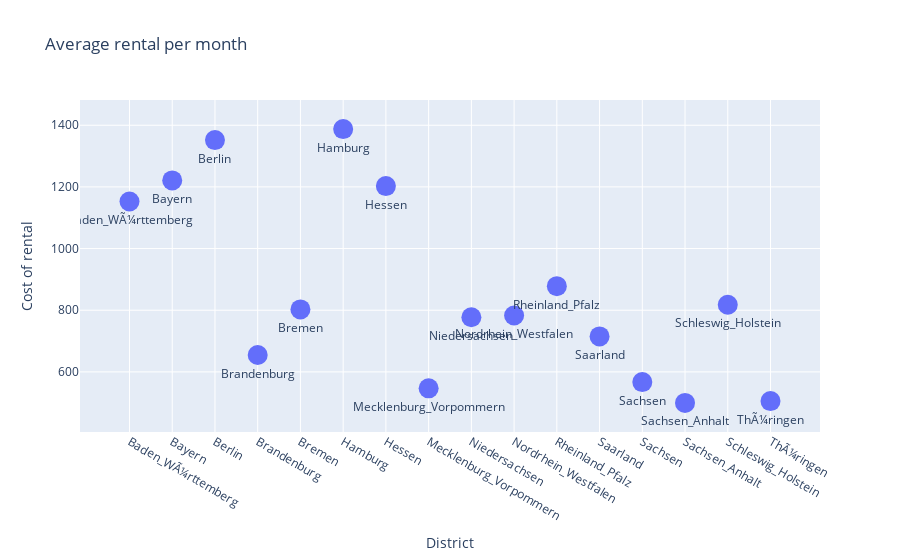

The notebook cell this image was saved under:
### Markdown cell above
- Berlin has the highest totalRent amount, followed by Hamburg and Bayern

### Code cell
plotter = df.groupby('geo_bln')['totalRent'].agg(['mean'])
plotter.columns = ["mean"]
plotter['geo_bln'] = plotter.index

data = [
    {
        'x': plotter['geo_bln'],
        'y': plotter['mean'],
        'mode': 'markers+text',
        'text' : plotter['geo_bln'],
        'textposition' : 'bottom center',
        'marker': {  
            'size': 20,
        }
    }
]

layout = go.Layout(title="Average rental per month", 
                   xaxis=dict(title='District'),
                   yaxis=dict(title='Cost of rental')
                  )
fig = go.Figure(data = data, layout = layout)
iplot(fig, filename='scatter0')

### Figure 1 — Plotly figure (JSON) as saved in the notebook; plotly's stock layout.template omitted (floating-point values rounded to 4 significant figures)
{"data": [{"marker": {"size": 20}, "mode": "markers+text", "text": ["Baden_WÃ¼rttemberg", "Bayern", "Berlin", "Brandenburg", "Bremen", "Hamburg", "Hessen", "Mecklenburg_Vorpommern", "Niedersachsen", "Nordrhein_Westfalen", "Rheinland_Pfalz", "Saarland", "Sachsen", "Sachsen_Anhalt", "Schleswig_Holstein", "ThÃ¼ringen"], "textposition": "bottom center", "type": "scatter", "x": ["Baden_WÃ¼rttemberg", "Bayern", "Berlin", "Brandenburg", "Bremen", "Hamburg", "Hessen", "Mecklenburg_Vorpommern", "Niedersachsen", "Nordrhein_Westfalen", "Rheinland_Pfalz", "Saarland", "Sachsen", "Sachsen_Anhalt", "Schleswig_Holstein", "ThÃ¼ringen"], "y": [1153.0, 1221.0, 1352.0, 654.7, 802.6, 1387.0, 1203.0, 546.6, 777.1, 782.7, 878.2, 715.2, 566.9, 499.4, 817.6, 505.3]}], "layout": {"title": {"text": "Average rental per month"}, "xaxis": {"title": {"text": "District"}}, "yaxis": {"title": {"text": "Cost of rental"}}}}
